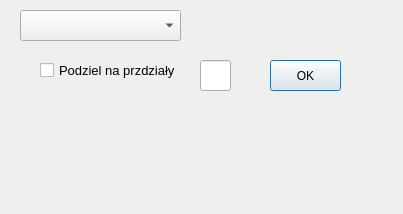
<?xml version="1.0" encoding="UTF-8"?>
<ui version="4.0">
 <class>Dialog</class>
 <widget class="QDialog" name="Dialog">
  <property name="geometry">
   <rect>
    <x>0</x>
    <y>0</y>
    <width>403</width>
    <height>214</height>
   </rect>
  </property>
  <property name="windowTitle">
   <string>Dialog</string>
  </property>
  <widget class="QComboBox" name="comboBoxColumn">
   <property name="geometry">
    <rect>
     <x>20</x>
     <y>10</y>
     <width>161</width>
     <height>31</height>
    </rect>
   </property>
   <property name="font">
    <font>
     <pointsize>12</pointsize>
    </font>
   </property>
  </widget>
  <widget class="QPushButton" name="okButton">
   <property name="geometry">
    <rect>
     <x>270</x>
     <y>60</y>
     <width>71</width>
     <height>31</height>
    </rect>
   </property>
   <property name="text">
    <string>OK</string>
   </property>
  </widget>
  <widget class="QCheckBox" name="checkBoxSets">
   <property name="geometry">
    <rect>
     <x>40</x>
     <y>60</y>
     <width>141</width>
     <height>21</height>
    </rect>
   </property>
   <property name="font">
    <font>
     <pointsize>10</pointsize>
    </font>
   </property>
   <property name="text">
    <string>Podziel na przdziały </string>
   </property>
  </widget>
  <widget class="QLineEdit" name="lineSets">
   <property name="geometry">
    <rect>
     <x>200</x>
     <y>60</y>
     <width>31</width>
     <height>31</height>
    </rect>
   </property>
  </widget>
 </widget>
 <resources/>
 <connections/>
</ui>
